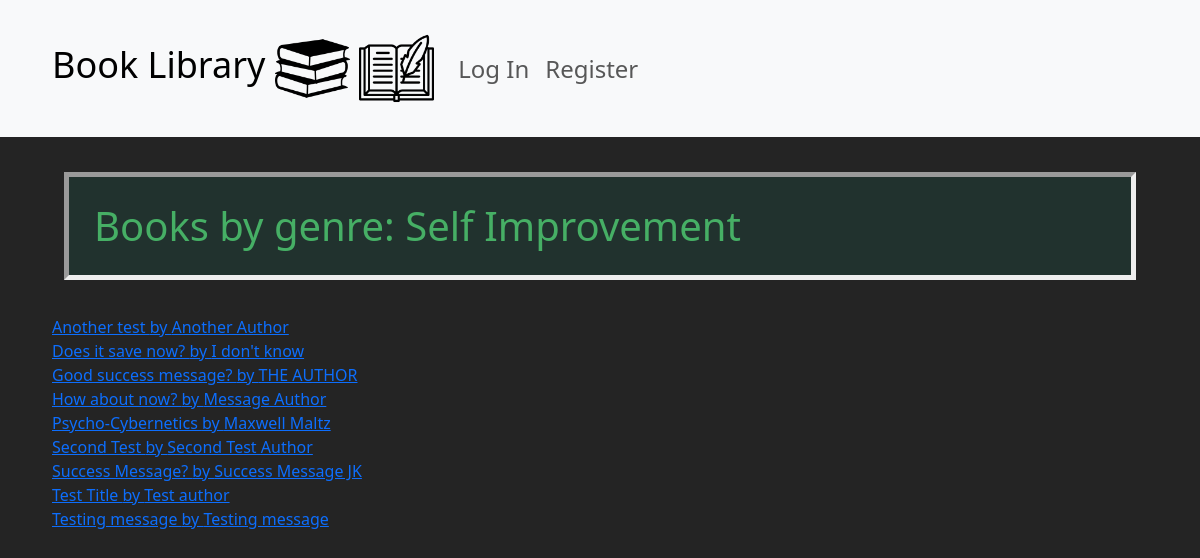
/genre_view/1, run on an earlier commit of the app's database.
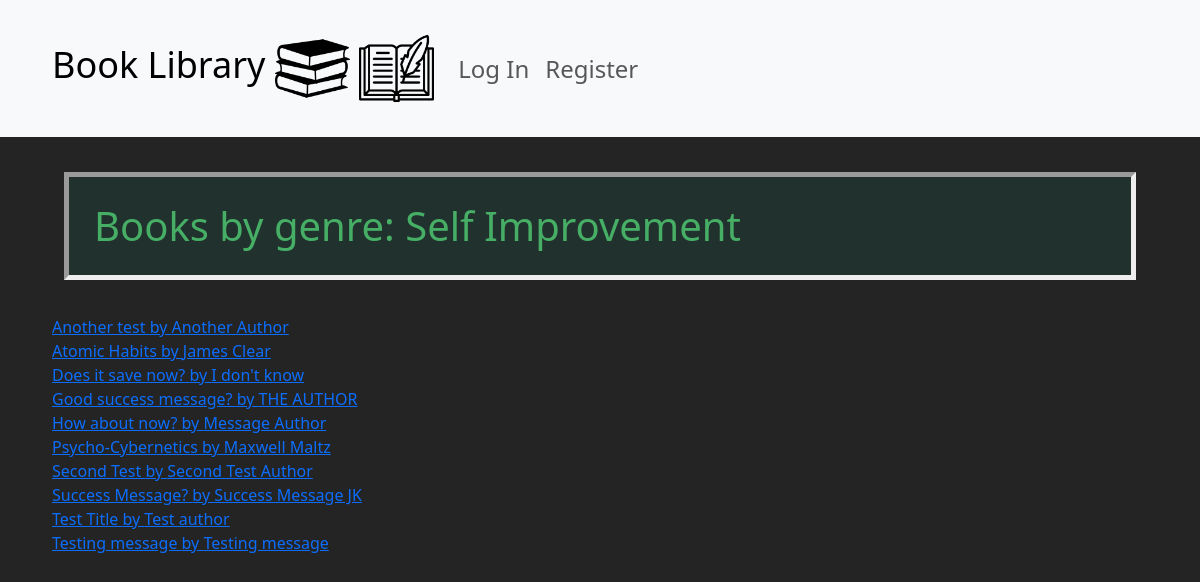
And on a later commit of the database.
### book_library/models.py (models this page shows, shortened)
class Book(models.Model):
    title = models.CharField(max_length=255)
    author = models.CharField(max_length=128)
    class Genre(models.IntegerChoices):
        SELF_IMPROVEMENT = 1
        BIOGRAPHY = 2
        ECONOMY = 3
        FICTION = 4
        SCIENCE = 5
        MINDSET = 6
        OTHER = 7
    genre = models.IntegerField(choices=Genre.choices)
    class Meta:
        constraints = [
            models.UniqueConstraint(fields=['title', 'author'], name='one unique title per author')
        ]

### book_library/views.py (the view)
# urls.py: path("genre_view/<int:genre>", views.genre_view, name="genre_view"),
def genre_view(request, genre):
    books_by_genre = Book.objects.filter(genre=genre).order_by("title")
    erst = books_by_genre[0]
    context = {"books_by_genre": books_by_genre, "erst": erst}
    return render(request, "book_library/genre_view.html", context)

### book_library/templates/book_library/genre_view.html
{% extends "book_library/layout.html" %}
{% load static %}
{% block body %}
<div class="container">
    <div class="row">
        <div class="col">
            <h1>Books by genre: {{ erst.get_genre_display }}</h1>
        </div>
    </div>
    <ul>
        <div class="row">
            <div class="col">
                {% for book in books_by_genre %}
                    <li class="book-row"><a href="{% url 'book_library:detail_view' request.user.id book.id %}">{{ book.title }} by {{ book.author }}</a></li>
                {% endfor %}
            </div>
        </div>
    </ul>
</div>
{% endblock %}

What changed in the data, as far as the page shows it:
added Book: title "Atomic Habits", author "James Clear"
